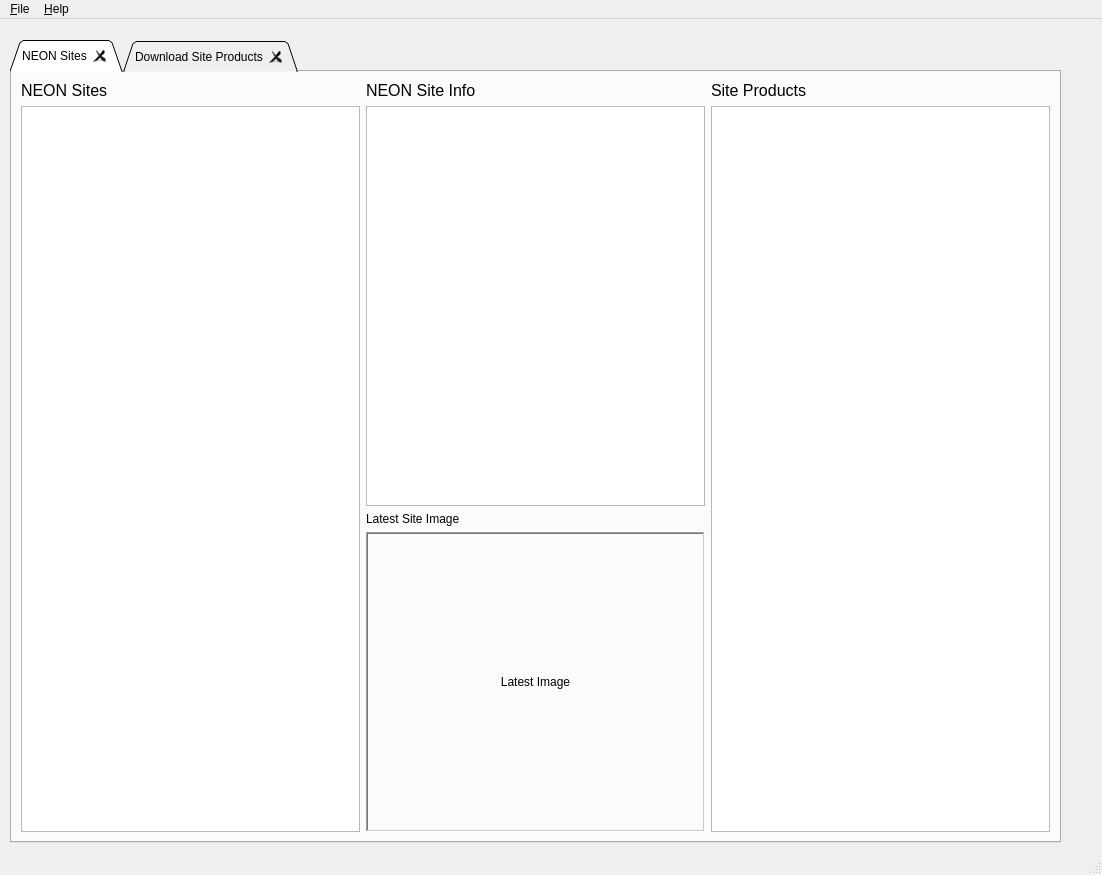
<?xml version="1.0" encoding="UTF-8"?>
<ui version="4.0">
 <class>MainWindow</class>
 <widget class="QMainWindow" name="MainWindow">
  <property name="geometry">
   <rect>
    <x>0</x>
    <y>0</y>
    <width>1102</width>
    <height>875</height>
   </rect>
  </property>
  <property name="sizePolicy">
   <sizepolicy hsizetype="MinimumExpanding" vsizetype="MinimumExpanding">
    <horstretch>0</horstretch>
    <verstretch>0</verstretch>
   </sizepolicy>
  </property>
  <property name="minimumSize">
   <size>
    <width>0</width>
    <height>0</height>
   </size>
  </property>
  <property name="windowTitle">
   <string>GRIMe-AI Download Manager: John E. Stranzl Jr.</string>
  </property>
  <property name="tabShape">
   <enum>QTabWidget::Rounded</enum>
  </property>
  <widget class="QWidget" name="centralwidget">
   <widget class="QTabWidget" name="tabWidget">
    <property name="geometry">
     <rect>
      <x>10</x>
      <y>21</y>
      <width>1051</width>
      <height>803</height>
     </rect>
    </property>
    <property name="mouseTracking">
     <bool>true</bool>
    </property>
    <property name="tabShape">
     <enum>QTabWidget::Triangular</enum>
    </property>
    <property name="currentIndex">
     <number>0</number>
    </property>
    <property name="tabsClosable">
     <bool>true</bool>
    </property>
    <widget class="QWidget" name="tab_NEONSites">
     <attribute name="title">
      <string>NEON Sites</string>
     </attribute>
     <layout class="QHBoxLayout" name="horizontalLayout_2">
      <item>
       <layout class="QVBoxLayout" name="verticalLayout">
        <property name="sizeConstraint">
         <enum>QLayout::SetMinimumSize</enum>
        </property>
        <item>
         <widget class="QLabel" name="labelNEONSites">
          <property name="font">
           <font>
            <pointsize>12</pointsize>
            <weight>50</weight>
            <bold>false</bold>
            <kerning>true</kerning>
           </font>
          </property>
          <property name="text">
           <string>NEON Sites</string>
          </property>
         </widget>
        </item>
        <item>
         <widget class="QListWidget" name="listboxNEONSites">
          <property name="sizePolicy">
           <sizepolicy hsizetype="MinimumExpanding" vsizetype="MinimumExpanding">
            <horstretch>0</horstretch>
            <verstretch>0</verstretch>
           </sizepolicy>
          </property>
          <property name="minimumSize">
           <size>
            <width>0</width>
            <height>675</height>
           </size>
          </property>
         </widget>
        </item>
       </layout>
      </item>
      <item>
       <layout class="QVBoxLayout" name="verticalLayout_2">
        <property name="sizeConstraint">
         <enum>QLayout::SetMinimumSize</enum>
        </property>
        <item>
         <widget class="QLabel" name="labelNEONSiteDetails">
          <property name="font">
           <font>
            <pointsize>12</pointsize>
            <weight>50</weight>
            <bold>false</bold>
            <kerning>true</kerning>
           </font>
          </property>
          <property name="text">
           <string>NEON Site Info</string>
          </property>
         </widget>
        </item>
        <item>
         <widget class="QListWidget" name="listboxNEONSiteInfo">
          <property name="sizePolicy">
           <sizepolicy hsizetype="MinimumExpanding" vsizetype="MinimumExpanding">
            <horstretch>0</horstretch>
            <verstretch>0</verstretch>
           </sizepolicy>
          </property>
          <property name="minimumSize">
           <size>
            <width>0</width>
            <height>400</height>
           </size>
          </property>
         </widget>
        </item>
        <item>
         <widget class="QLabel" name="label">
          <property name="text">
           <string>Latest Site Image</string>
          </property>
         </widget>
        </item>
        <item>
         <widget class="GRIMe_QLabel" name="labelLatestImage">
          <property name="sizePolicy">
           <sizepolicy hsizetype="MinimumExpanding" vsizetype="MinimumExpanding">
            <horstretch>0</horstretch>
            <verstretch>0</verstretch>
           </sizepolicy>
          </property>
          <property name="minimumSize">
           <size>
            <width>0</width>
            <height>240</height>
           </size>
          </property>
          <property name="mouseTracking">
           <bool>true</bool>
          </property>
          <property name="frameShape">
           <enum>QFrame::WinPanel</enum>
          </property>
          <property name="frameShadow">
           <enum>QFrame::Sunken</enum>
          </property>
          <property name="lineWidth">
           <number>5</number>
          </property>
          <property name="text">
           <string>Latest Image</string>
          </property>
          <property name="alignment">
           <set>Qt::AlignCenter</set>
          </property>
         </widget>
        </item>
       </layout>
      </item>
      <item>
       <layout class="QVBoxLayout" name="verticalLayout_3">
        <property name="sizeConstraint">
         <enum>QLayout::SetMinimumSize</enum>
        </property>
        <item>
         <widget class="QLabel" name="labelNEONSites_2">
          <property name="font">
           <font>
            <pointsize>12</pointsize>
            <weight>50</weight>
            <bold>false</bold>
            <kerning>true</kerning>
           </font>
          </property>
          <property name="text">
           <string>Site Products</string>
          </property>
         </widget>
        </item>
        <item>
         <widget class="QListWidget" name="listboxSiteProducts">
          <property name="sizePolicy">
           <sizepolicy hsizetype="MinimumExpanding" vsizetype="MinimumExpanding">
            <horstretch>0</horstretch>
            <verstretch>0</verstretch>
           </sizepolicy>
          </property>
          <property name="selectionMode">
           <enum>QAbstractItemView::ExtendedSelection</enum>
          </property>
         </widget>
        </item>
       </layout>
      </item>
     </layout>
    </widget>
    <widget class="QWidget" name="tab_SiteProducts">
     <attribute name="title">
      <string>Download Site Products</string>
     </attribute>
     <widget class="QTableWidget" name="tableProducts">
      <property name="geometry">
       <rect>
        <x>20</x>
        <y>30</y>
        <width>1011</width>
        <height>645</height>
       </rect>
      </property>
      <property name="rowCount">
       <number>20</number>
      </property>
      <property name="columnCount">
       <number>8</number>
      </property>
      <attribute name="horizontalHeaderCascadingSectionResizes">
       <bool>false</bool>
      </attribute>
      <attribute name="horizontalHeaderShowSortIndicator" stdset="0">
       <bool>true</bool>
      </attribute>
      <attribute name="horizontalHeaderStretchLastSection">
       <bool>true</bool>
      </attribute>
      <attribute name="verticalHeaderCascadingSectionResizes">
       <bool>false</bool>
      </attribute>
      <attribute name="verticalHeaderShowSortIndicator" stdset="0">
       <bool>false</bool>
      </attribute>
      <attribute name="verticalHeaderStretchLastSection">
       <bool>false</bool>
      </attribute>
      <row/>
      <row/>
      <row/>
      <row/>
      <row/>
      <row/>
      <row/>
      <row/>
      <row/>
      <row/>
      <row/>
      <row/>
      <row/>
      <row/>
      <row/>
      <row/>
      <row/>
      <row/>
      <row/>
      <row/>
      <column/>
      <column/>
      <column/>
      <column/>
      <column/>
      <column/>
      <column/>
      <column/>
     </widget>
     <widget class="QLabel" name="labelImageDownloadTip">
      <property name="geometry">
       <rect>
        <x>686</x>
        <y>10</y>
        <width>351</width>
        <height>10</height>
       </rect>
      </property>
      <property name="text">
       <string>Images are not filtered by time if no time range is specified.</string>
      </property>
     </widget>
     <widget class="QPushButton" name="pushButtonRetrieveData">
      <property name="geometry">
       <rect>
        <x>920</x>
        <y>710</y>
        <width>110</width>
        <height>41</height>
       </rect>
      </property>
      <property name="font">
       <font>
        <weight>75</weight>
        <bold>true</bold>
        <underline>false</underline>
       </font>
      </property>
      <property name="toolTip">
       <string>This button will download sensor data and/or retrieve a list of images for the specified dates.</string>
      </property>
      <property name="text">
       <string>Retrieve Data</string>
      </property>
      <property name="shortcut">
       <string/>
      </property>
      <property name="flat">
       <bool>false</bool>
      </property>
     </widget>
    </widget>
   </widget>
   <widget class="QSplitter" name="splitter_2">
    <property name="geometry">
     <rect>
      <x>0</x>
      <y>0</y>
      <width>0</width>
      <height>0</height>
     </rect>
    </property>
    <property name="orientation">
     <enum>Qt::Horizontal</enum>
    </property>
   </widget>
   <zorder>splitter_2</zorder>
   <zorder>tabWidget</zorder>
  </widget>
  <widget class="QMenuBar" name="menubar">
   <property name="geometry">
    <rect>
     <x>0</x>
     <y>0</y>
     <width>1102</width>
     <height>26</height>
    </rect>
   </property>
   <widget class="QMenu" name="menuFile">
    <property name="title">
     <string>&amp;File</string>
    </property>
    <addaction name="actionSave_Image_Set"/>
    <addaction name="separator"/>
    <addaction name="actionSave_Settings"/>
   </widget>
   <widget class="QMenu" name="menu_About">
    <property name="title">
     <string>&amp;Help</string>
    </property>
    <addaction name="action_About"/>
   </widget>
   <addaction name="menuFile"/>
   <addaction name="menu_About"/>
  </widget>
  <widget class="QStatusBar" name="statusbar"/>
  <action name="actionSave_Settings">
   <property name="text">
    <string>Save Settings</string>
   </property>
  </action>
  <action name="actionSave_Image_Set">
   <property name="text">
    <string>Save Image Set</string>
   </property>
  </action>
  <action name="action_About">
   <property name="text">
    <string>&amp;About GRIMe-AI</string>
   </property>
  </action>
 </widget>
 <customwidgets>
  <customwidget>
   <class>GRIMe_QLabel</class>
   <extends>QLabel</extends>
   <header>GRIMe_QLabel</header>
  </customwidget>
 </customwidgets>
 <resources/>
 <connections/>
</ui>
